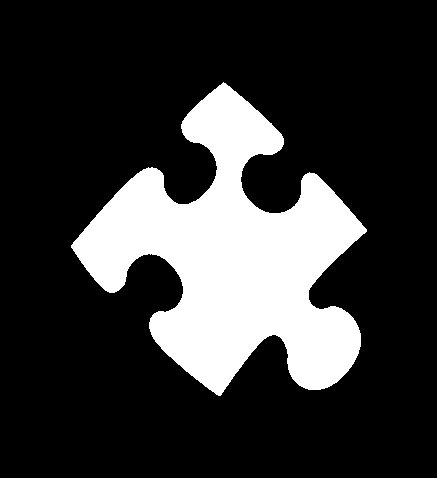
#> input picture ExtracaoDeCaracteristicas/puzzle.bmp, 437 x 478 px, found by its file name
$ python EnvolvimentoDeImagem.py
#> lines starting #> are read from the running program, lines starting #| are printed output that depends on the picture; after the words box and inside, x2 and y2 are one past the last pixel; in counts of white or black regions, pixels touching at a corner belong together
import cv2
import numpy as np

imagemRGB = cv2.imread("./ExtracaoDeCaracteristicas/puzzle.bmp")
#> imagemRGB is the input picture: shape (478, 437, 3); 21% white; 1 white region, box (x1, y1, x2, y2) and area: (71, 82, 367, 396) 43933
imagemTonsDeCinza = cv2.imread("./ExtracaoDeCaracteristicas/puzzle.bmp", 0)
#> imagemTonsDeCinza: shape (478, 437); 21% white; 1 white region

tipo = cv2.THRESH_BINARY
ret, imgBinarizada = cv2.threshold(
    imagemTonsDeCinza, 127, 255, tipo
)

modo = cv2.RETR_TREE;
metodo = cv2.CHAIN_APPROX_SIMPLE;

contornos, hierarquia = cv2.findContours(
    imgBinarizada, modo, metodo
)
#> contornos = 1 contour; box (x1, y1, x2, y2) and area: (71, 82, 367, 396) 43333

objeto = contornos[0]
#> objeto = contour of 532 points, box (x1, y1, x2, y2) (71, 82, 367, 396), area 43333

# Obtendo os vértices do retângulo
x, y, w, h = cv2.boundingRect(objeto)
#> x = 71; y = 82; w = 296; h = 314

# Desenhando o retângulo na imagem imagemRGB
cv2.rectangle(imagemRGB, (x,y), (x+w, y+h), (0, 255, 0), 2)
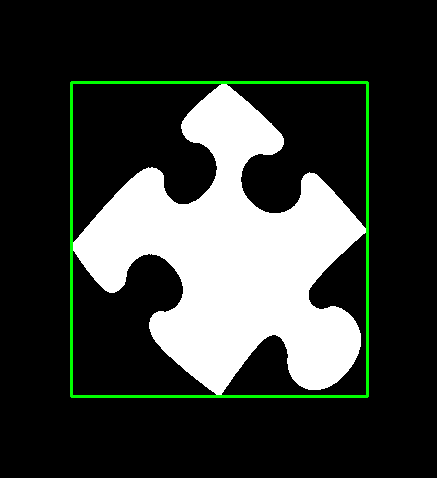
#> imagemRGB: shape (478, 437, 3); 1.75% of pixels changed, all inside (x1, y1, x2, y2) = (70, 81, 369, 398)

cv2.imshow("Retangulo Envolvente", imagemRGB)
print(x, y, w, h)
#| 71 82 296 314

cv2.waitKey(0)
cv2.destroyAllWindows()

$ run again, with ExtracaoDeCaracteristicas/furos.jpg saved as ExtracaoDeCaracteristicas/puzzle.bmp
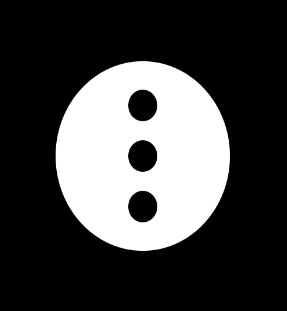
#> input picture ExtracaoDeCaracteristicas/furos.jpg, 287 x 311 px, found by its file name
#> imagemRGB is the input picture: shape (311, 287, 3); min 0, max 255, mean 68
#> `ret, imgBinarizada = cv2.threshold( imagemTonsDeCinza, 127, 255, tipo )`:
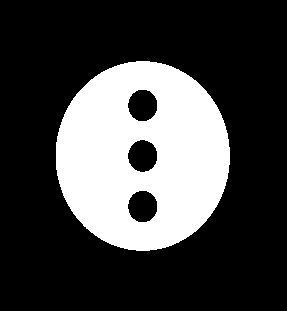
#> imgBinarizada: shape (311, 287); 26.7% white; 1 white region
#> contornos = 4 contours; box (x1, y1, x2, y2) and area: (56, 61, 230, 251) 25711, (127, 139, 158, 173) 765, (127, 190, 158, 223) 761, (127, 89, 158, 122) 761
#> objeto = contour of 259 points, box (x1, y1, x2, y2) (56, 61, 230, 251), area 25711
#> x = 56; y = 61; w = 174; h = 190
#> `cv2.rectangle(imagemRGB, (x,y), (x+w, y+h), (0, 255, 0), 2)`:
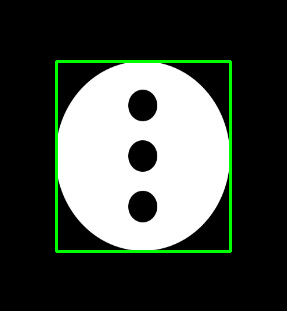
#> imagemRGB: shape (311, 287, 3); 2.44% of pixels changed, all inside (x1, y1, x2, y2) = (55, 60, 232, 253)
#| 56 61 174 190
